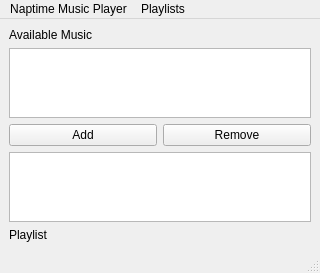
<?xml version="1.0" encoding="UTF-8"?>
<ui version="4.0">
 <class>MainWindow</class>
 <widget class="QMainWindow" name="MainWindow">
  <property name="geometry">
   <rect>
    <x>0</x>
    <y>0</y>
    <width>320</width>
    <height>240</height>
   </rect>
  </property>
  <property name="windowTitle">
   <string>MainWindow</string>
  </property>
  <widget class="QWidget" name="centralwidget">
   <layout class="QGridLayout" name="gridLayout_2">
    <item row="0" column="0" colspan="2">
     <widget class="QLabel" name="label">
      <property name="text">
       <string>Available Music</string>
      </property>
     </widget>
    </item>
    <item row="1" column="0" colspan="2">
     <widget class="QListView" name="listView"/>
    </item>
    <item row="2" column="0">
     <widget class="QPushButton" name="pushButton">
      <property name="text">
       <string>Add</string>
      </property>
     </widget>
    </item>
    <item row="2" column="1">
     <widget class="QPushButton" name="pushButton_2">
      <property name="text">
       <string>Remove</string>
      </property>
     </widget>
    </item>
    <item row="3" column="0" colspan="2">
     <widget class="QListView" name="listView_2"/>
    </item>
    <item row="4" column="0">
     <widget class="QLabel" name="label_2">
      <property name="text">
       <string>Playlist</string>
      </property>
     </widget>
    </item>
   </layout>
  </widget>
  <widget class="QMenuBar" name="menubar">
   <property name="geometry">
    <rect>
     <x>0</x>
     <y>0</y>
     <width>320</width>
     <height>25</height>
    </rect>
   </property>
   <widget class="QMenu" name="menuNaptime_Music_Player">
    <property name="title">
     <string>Naptime Music Player</string>
    </property>
   </widget>
   <widget class="QMenu" name="menuPlaylists">
    <property name="title">
     <string>Playlists</string>
    </property>
   </widget>
   <addaction name="menuNaptime_Music_Player"/>
   <addaction name="menuPlaylists"/>
  </widget>
  <widget class="QStatusBar" name="statusbar"/>
 </widget>
 <resources/>
 <connections/>
</ui>
